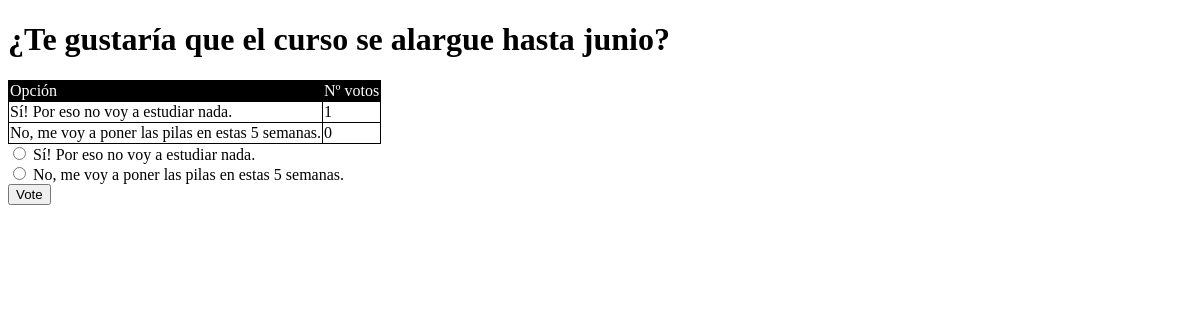
The app's page /preguntas/7/, older data.
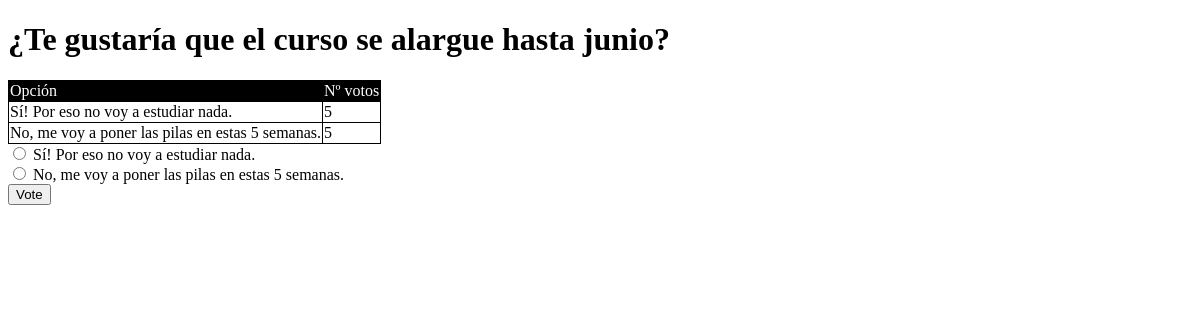
The same page, newer data.
### polls/models.py (models this page shows, shortened)
class Choice(models.Model):
    question = models.ForeignKey(Question, on_delete=models.CASCADE)
    choice_text = models.CharField(max_length=200)
    votes = models.IntegerField(default=0)

### polls/views.py (the view)
# urls.py: path('<int:question_id>/', views.detail, name='detail'),
def detail(request, question_id):
    try:
        dondeGuardarElObjeto = Question.objects.get(pk=question_id)
    except Question.DoesNotExist:
        raise Http404("Lo que buscas no está")
    context = {
        'pregunta': dondeGuardarElObjeto
    }
    return render(request, 'polls/detalle.html', context)

### polls/templates/polls/detalle.html (shortened to what this page needs)
<!DOCTYPE html>
<html lang="en" dir="ltr">
  <head>
  </head>
  <body>
    <h1>{{ pregunta.question_text }}</h1>
    <table>
      <thead>
        <tr>
          <td>Opción</td>
          <td>Nº votos</td>
        </tr>
      </thead>
      <tbody>
        {% for op in pregunta.choice_set.all %}
        <tr>
          <td>{{ op.choice_text }}</td>
          <td>{{ op.votes }}</td>
        </tr>
        {% endfor %}
      </tbody>
    </table>
    <form action="{% url 'vote' pregunta.id %}" method="post">
    {% for choice in pregunta.choice_set.all %}
        <input type="radio" name="choice" id="choice{{ forloop.counter }}" value="{{ choice.id }}">
        <label for="choice{{ forloop.counter }}">{{ choice.choice_text }}</label><br>
    {% endfor %}
    <input type="submit" value="Vote">
    </form>
  </body>
</html>

Row changes from the older to the newer data that the page shows:
changed Choice "Sí! Por eso no voy a estudiar nada.": votes "1" → "5"
changed Choice "No, me voy a poner las pilas en estas 5 semanas.": votes "0" → "5"
